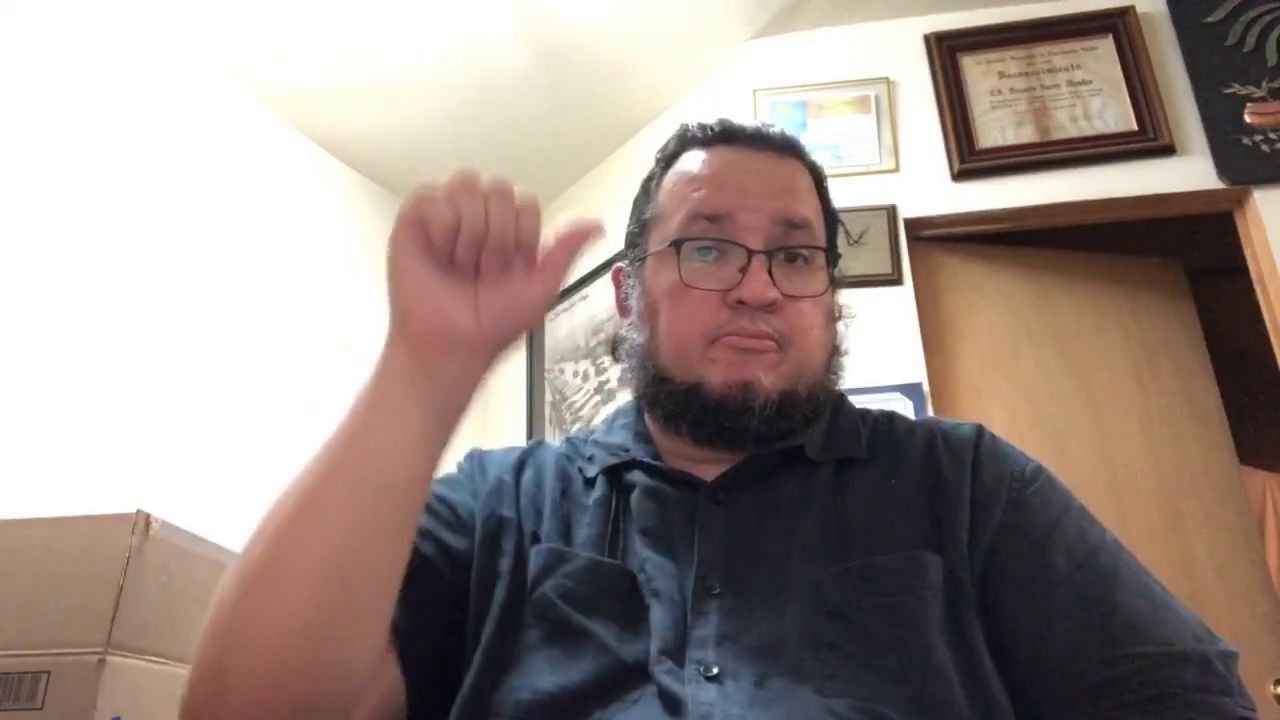
#> input picture frame 5 of PREPROCESSING/Videos/Meses/Abril.mp4, 1280 x 720 px, given in place of MesesLSM.mp4, which was not available
$ python prueba_detectar.py
#> lines starting #> are read from the running program, lines starting #| are printed output that depends on the picture; pictures that were not available may be replaced by others from this repository, and a replacement may not be noted
### PREPROCESSING/detectar.py
import csv
import numpy as np

import cv2

# Una clase que toma como argumentos un haarcascade, un archivo log y un video, luego devuelve un array
# con el resultado (coordenadas de un cuadrado con la cara):


class Detector():
    """
    Uso:
    detect = Detector(video, face_cascade, trackFile)
    caras = detect.detectar()
    """

    def __init__(self, video, detector, track_file):
        self.video = video
        self.detector = detector
        self.total_frames = int(video.get(7))
        self.file = track_file
        self.tracker = np.zeros(shape=(self.total_frames, 300, 300))

    def detectar(self):

        with open(self.file, "w", newline="") as f:
            wr = csv.writer(f, quoting = csv.QUOTE_NONNUMERIC)
            c = 0
            while c < self.total_frames:

                _, frame = self.video.read()
#> frame is the input picture: shape (720, 1280, 3); mean B, G, R 135.7, 141.7, 155.4
                time = self.video.get(cv2.CAP_PROP_POS_MSEC)
                gray = cv2.cvtColor(frame, cv2.COLOR_BGR2GRAY)
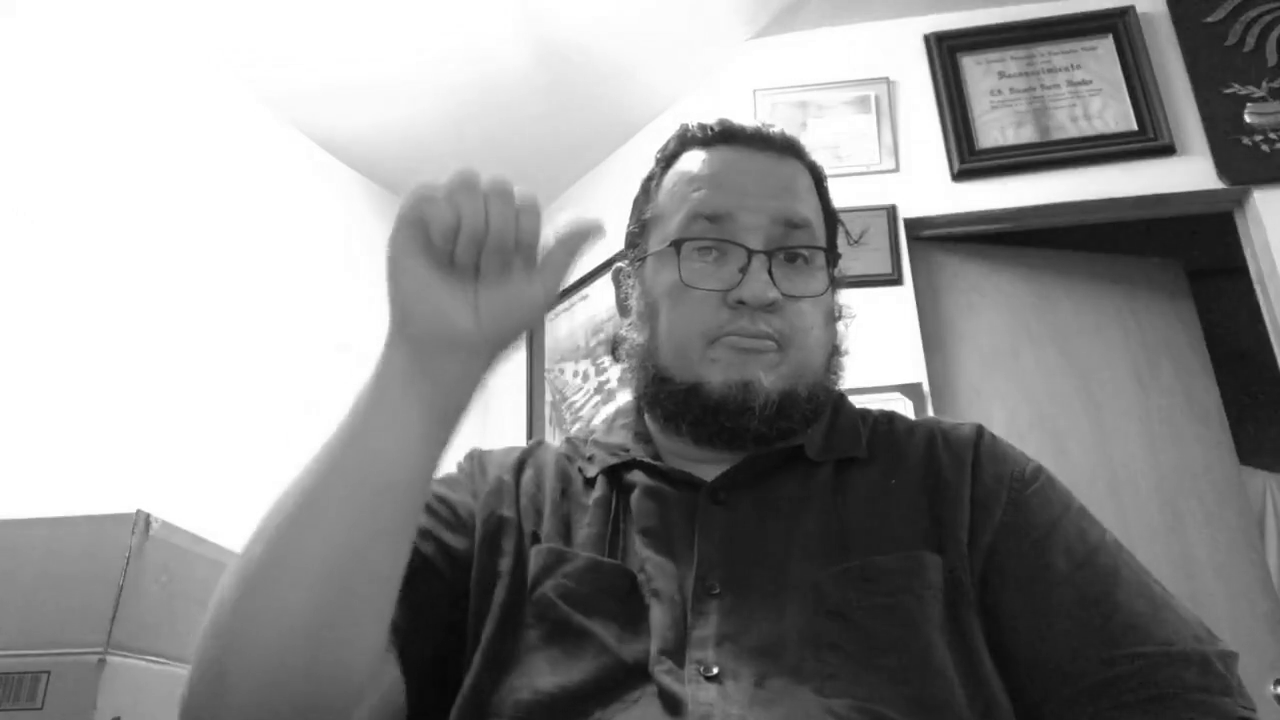
#> gray: shape (720, 1280); min 6, max 255, mean 145.1

                # Ahora usa el detector
                faces = self.detector.detectMultiScale(gray, 1.1, 4, minSize=(150,150))
#> faces = [[645, 168, 212, 212]]


                for (x, y, w, h) in faces:
                    linea = map(float,[time, 0,  x, y, x+w, y+h])
                    wr.writerow(list(linea))
                    crop = gray[y:y+h,x:x+w]
                    resized = cv2.resize(crop,(300,300))
                   # print(np.array(crop).shape)
                    self.tracker[c] = resized.reshape(1,300,300)
#> this loop made 1 pass
#> pass 1, in detectar, `crop = gray[y:y+h,x:x+w]`:
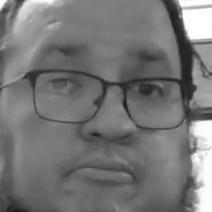
#> crop: shape (212, 212); min 23, max 255, mean 118.4


                c += 1
                if c % 100== 0:
                    print('frame: ', c)

        f.close()
        return self.tracker

### PREPROCESSING/prueba_detectar.py
import numpy as np
import os
import time
import cv2
from detectar import Detector

start_time = time.clock()


videoFile = 'MesesLSM.mp4'
trackFile = 'MesesLSM_faces.csv'
c_videos = 'C:/Users/Fernando/Documents/GitHub/DIRECT-SIGN/PREPROCESSING/Videos/'
c_track = 'C:/Users/Fernando/Documents/GitHub/DIRECT-SIGN/PREPROCESSING/Track/'
c_anot = 'C:/Users/Fernando/Documents/GitHub/DIRECT-SIGN/PREPROCESSING/csvs/'
videoFile = os.path.join(c_videos, videoFile)
trackFile = os.path.join(c_track, trackFile)

# READ VIDEO

video = cv2.VideoCapture(videoFile)

face_cascade = cv2.CascadeClassifier(cv2.data.haarcascades + "haarcascade_frontalface_default.xml")

detect = Detector(video, face_cascade, trackFile)
caras = detect.detectar()

print("--- %s seconds ---" % (time.clock() - start_time))

$ run again, starting later in the video
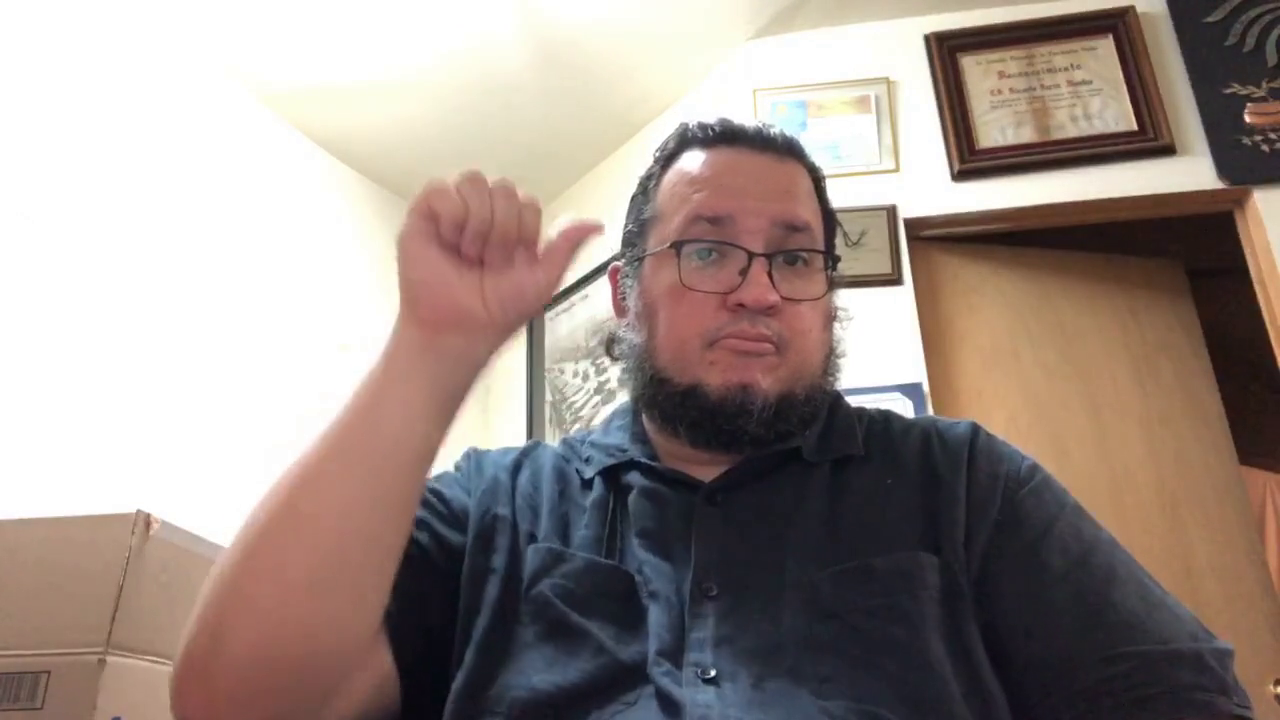
#> input picture frame 26 of PREPROCESSING/Videos/Meses/Abril.mp4, 1280 x 720 px, given in place of MesesLSM.mp4, which was not available
#> in detectar, frame is the input picture: shape (720, 1280, 3); mean B, G, R 136.1, 142.2, 155.7
#> in detectar, `gray = cv2.cvtColor(frame, cv2.COLOR_BGR2GRAY)`:
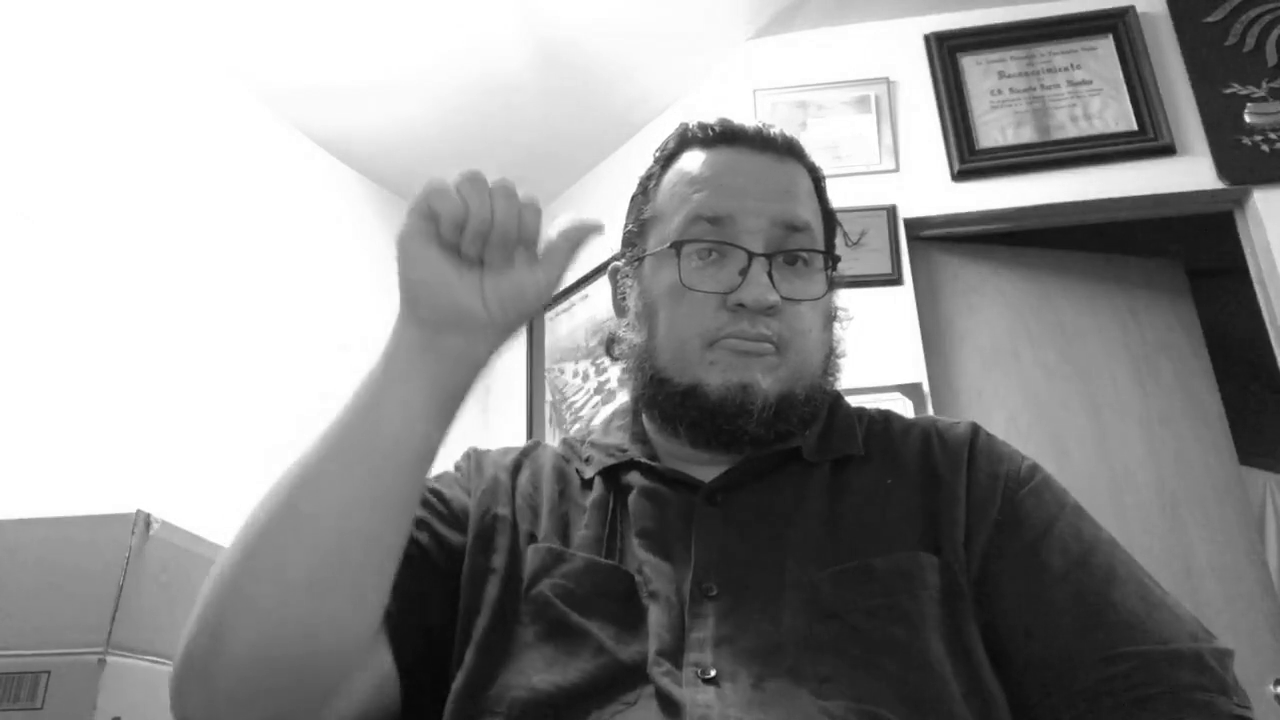
#> gray: shape (720, 1280); min 4, max 255, mean 145.6
#> faces = [[644, 172, 213, 213]]
#> the loop in detectar, `for (x, y, w, h) in faces:` made 1 pass
#> pass 1, in detectar, `crop = gray[y:y+h,x:x+w]`:
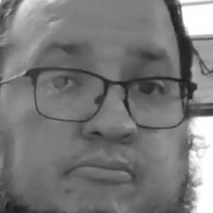
#> crop: shape (213, 213); min 25, max 255, mean 120.6

$ run again, starting later in the video
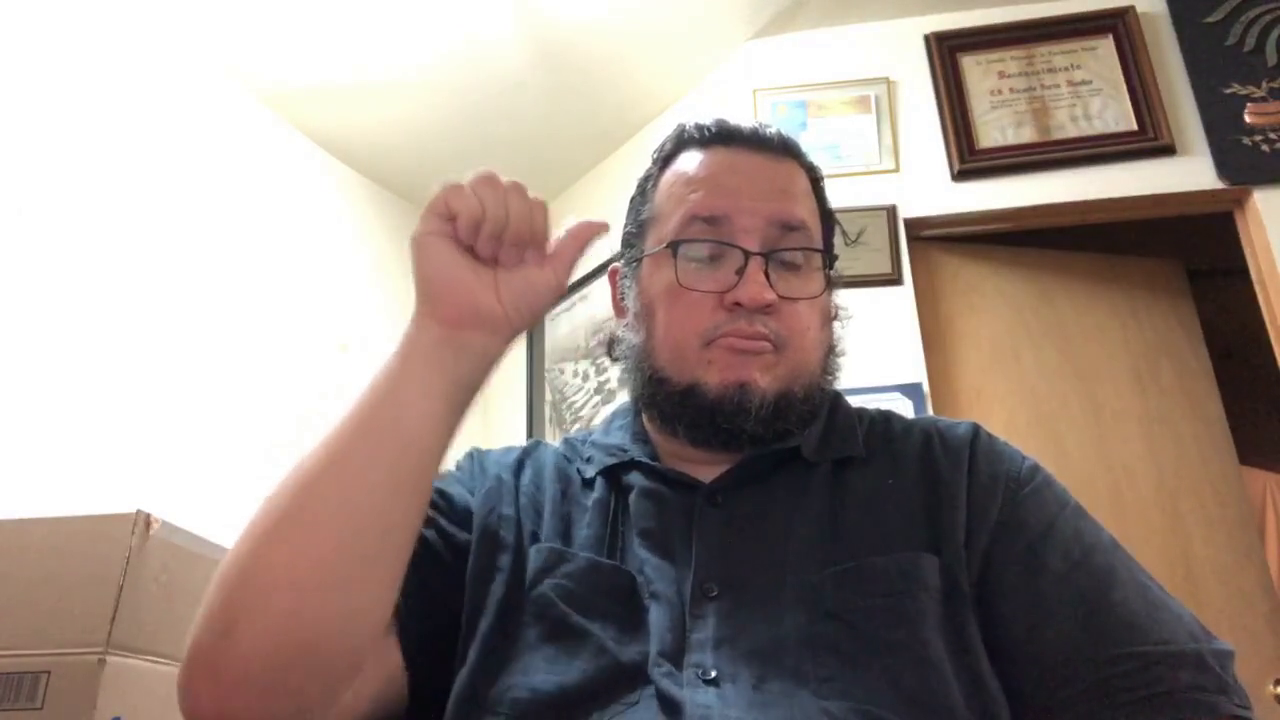
#> input picture frame 47 of PREPROCESSING/Videos/Meses/Abril.mp4, 1280 x 720 px, given in place of MesesLSM.mp4, which was not available
#> in detectar, frame is the input picture: shape (720, 1280, 3); mean B, G, R 135.7, 142.5, 156.2
#> in detectar, `gray = cv2.cvtColor(frame, cv2.COLOR_BGR2GRAY)`:
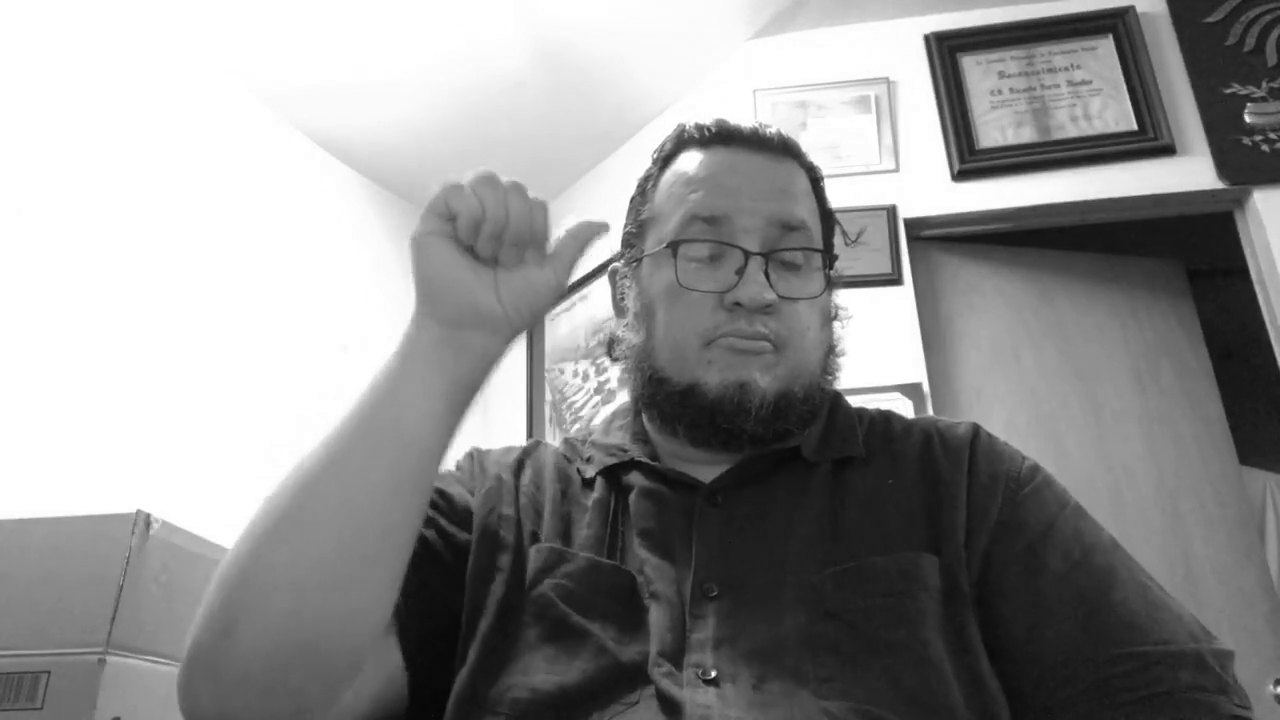
#> gray: shape (720, 1280); min 4, max 255, mean 145.8
#> faces = [[647, 175, 206, 206]]
#> the loop in detectar, `for (x, y, w, h) in faces:` made 1 pass
#> pass 1, in detectar, `crop = gray[y:y+h,x:x+w]`:
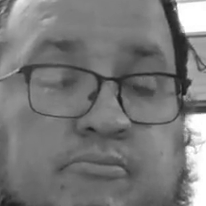
#> crop: shape (206, 206); min 26, max 255, mean 120.1
